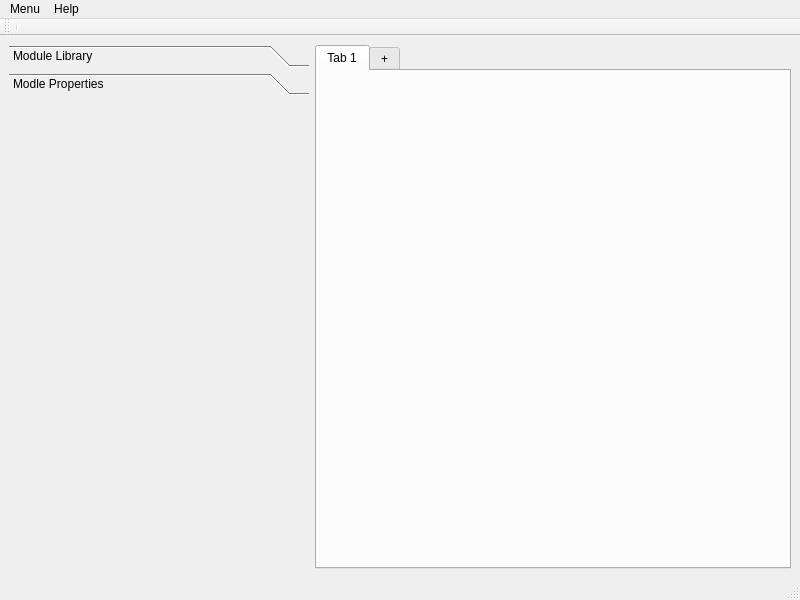
<?xml version="1.0" encoding="UTF-8"?>
<ui version="4.0">
 <class>MainWindow</class>
 <widget class="QMainWindow" name="MainWindow">
  <property name="geometry">
   <rect>
    <x>0</x>
    <y>0</y>
    <width>800</width>
    <height>600</height>
   </rect>
  </property>
  <property name="windowTitle">
   <string>GWL Analyzer</string>
  </property>
  <widget class="QWidget" name="centralwidget">
   <layout class="QGridLayout" name="gridLayout">
    <item row="0" column="0">
     <widget class="QToolBox" name="toolBox">
      <property name="maximumSize">
       <size>
        <width>300</width>
        <height>16777215</height>
       </size>
      </property>
      <property name="layoutDirection">
       <enum>Qt::LeftToRight</enum>
      </property>
      <property name="currentIndex">
       <number>1</number>
      </property>
      <widget class="QWidget" name="page">
       <property name="geometry">
        <rect>
         <x>0</x>
         <y>0</y>
         <width>300</width>
         <height>458</height>
        </rect>
       </property>
       <property name="toolTip">
        <string/>
       </property>
       <property name="statusTip">
        <string>Library with available Modules for rocessing data</string>
       </property>
       <attribute name="label">
        <string>Module Library</string>
       </attribute>
      </widget>
      <widget class="QWidget" name="page_2">
       <property name="geometry">
        <rect>
         <x>0</x>
         <y>0</y>
         <width>300</width>
         <height>458</height>
        </rect>
       </property>
       <property name="toolTip">
        <string/>
       </property>
       <property name="statusTip">
        <string>Properties of the selected item in the flowchart</string>
       </property>
       <attribute name="label">
        <string>Modle Properties</string>
       </attribute>
      </widget>
     </widget>
    </item>
    <item row="0" column="1">
     <widget class="QTabWidget" name="tabWidget">
      <property name="toolTip">
       <string/>
      </property>
      <property name="statusTip">
       <string/>
      </property>
      <property name="currentIndex">
       <number>0</number>
      </property>
      <widget class="QWidget" name="tab">
       <attribute name="title">
        <string>Tab 1</string>
       </attribute>
       <layout class="QHBoxLayout" name="horizontalLayout">
        <item>
         <widget class="flowchartWidgetDefault" name="flowChartWidget" native="true"/>
        </item>
       </layout>
      </widget>
      <widget class="QWidget" name="tab_2">
       <property name="statusTip">
        <string>Create new flowchart</string>
       </property>
       <attribute name="title">
        <string>+</string>
       </attribute>
      </widget>
     </widget>
    </item>
   </layout>
  </widget>
  <widget class="QMenuBar" name="menubar">
   <property name="geometry">
    <rect>
     <x>0</x>
     <y>0</y>
     <width>800</width>
     <height>25</height>
    </rect>
   </property>
   <widget class="QMenu" name="menuMenu">
    <property name="title">
     <string>Menu</string>
    </property>
    <addaction name="actionNew_Worksheet"/>
    <addaction name="actionAdd_item_to_library"/>
    <addaction name="separator"/>
    <addaction name="actionQuit"/>
   </widget>
   <widget class="QMenu" name="menuHelp">
    <property name="title">
     <string>Help</string>
    </property>
    <addaction name="actionAbout"/>
   </widget>
   <addaction name="menuMenu"/>
   <addaction name="menuHelp"/>
  </widget>
  <widget class="QStatusBar" name="statusbar"/>
  <widget class="QToolBar" name="toolBar">
   <property name="windowTitle">
    <string>toolBar</string>
   </property>
   <property name="toolButtonStyle">
    <enum>Qt::ToolButtonTextOnly</enum>
   </property>
   <attribute name="toolBarArea">
    <enum>TopToolBarArea</enum>
   </attribute>
   <attribute name="toolBarBreak">
    <bool>false</bool>
   </attribute>
   <addaction name="separator"/>
  </widget>
  <action name="actionAbout">
   <property name="text">
    <string>About</string>
   </property>
  </action>
  <action name="actionNew_Worksheet">
   <property name="text">
    <string>New Worksheet</string>
   </property>
  </action>
  <action name="actionQuit">
   <property name="text">
    <string>Quit</string>
   </property>
  </action>
  <action name="actionAdd_item_to_library">
   <property name="text">
    <string>Add module to library</string>
   </property>
  </action>
 </widget>
 <customwidgets>
  <customwidget>
   <class>flowchartWidgetDefault</class>
   <extends>QWidget</extends>
   <header>flowchartWidget</header>
   <container>1</container>
  </customwidget>
 </customwidgets>
 <resources/>
 <connections/>
</ui>
